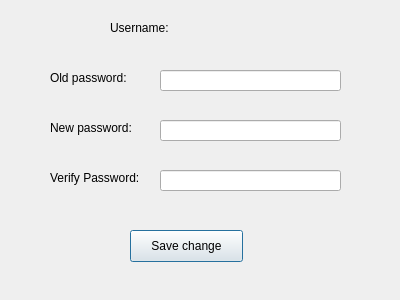
<?xml version="1.0" encoding="UTF-8"?>
<ui version="4.0">
 <class>ChangePassword</class>
 <widget class="QDialog" name="ChangePassword">
  <property name="geometry">
   <rect>
    <x>0</x>
    <y>0</y>
    <width>400</width>
    <height>300</height>
   </rect>
  </property>
  <property name="windowTitle">
   <string>Dialog</string>
  </property>
  <widget class="QLabel" name="changePassword_oldPwdLabel">
   <property name="geometry">
    <rect>
     <x>50</x>
     <y>70</y>
     <width>91</width>
     <height>16</height>
    </rect>
   </property>
   <property name="text">
    <string>Old password: </string>
   </property>
  </widget>
  <widget class="QLabel" name="changPassword_newPwdLabel">
   <property name="geometry">
    <rect>
     <x>50</x>
     <y>120</y>
     <width>101</width>
     <height>16</height>
    </rect>
   </property>
   <property name="text">
    <string>New password:</string>
   </property>
  </widget>
  <widget class="QLabel" name="changePassword_verifyLabel">
   <property name="geometry">
    <rect>
     <x>50</x>
     <y>170</y>
     <width>111</width>
     <height>16</height>
    </rect>
   </property>
   <property name="text">
    <string>Verify Password:</string>
   </property>
  </widget>
  <widget class="QLabel" name="changePassword_usernameLabel">
   <property name="geometry">
    <rect>
     <x>110</x>
     <y>20</y>
     <width>71</width>
     <height>16</height>
    </rect>
   </property>
   <property name="text">
    <string>Username:</string>
   </property>
  </widget>
  <widget class="QLabel" name="changePassword_usernameDataLabel">
   <property name="geometry">
    <rect>
     <x>190</x>
     <y>20</y>
     <width>91</width>
     <height>16</height>
    </rect>
   </property>
   <property name="text">
    <string/>
   </property>
  </widget>
  <widget class="QLineEdit" name="changePassword_oldPwdLineEdit">
   <property name="geometry">
    <rect>
     <x>160</x>
     <y>70</y>
     <width>181</width>
     <height>21</height>
    </rect>
   </property>
   <property name="echoMode">
    <enum>QLineEdit::Password</enum>
   </property>
  </widget>
  <widget class="QLineEdit" name="changePassword_newPwdLineEdit">
   <property name="geometry">
    <rect>
     <x>160</x>
     <y>120</y>
     <width>181</width>
     <height>21</height>
    </rect>
   </property>
   <property name="echoMode">
    <enum>QLineEdit::Password</enum>
   </property>
  </widget>
  <widget class="QLineEdit" name="changePassword_verifyLineEdit">
   <property name="geometry">
    <rect>
     <x>160</x>
     <y>170</y>
     <width>181</width>
     <height>21</height>
    </rect>
   </property>
   <property name="echoMode">
    <enum>QLineEdit::Password</enum>
   </property>
  </widget>
  <widget class="QPushButton" name="changePassword_savePushButton">
   <property name="geometry">
    <rect>
     <x>130</x>
     <y>230</y>
     <width>113</width>
     <height>32</height>
    </rect>
   </property>
   <property name="text">
    <string>Save change</string>
   </property>
  </widget>
 </widget>
 <resources/>
 <connections/>
</ui>
